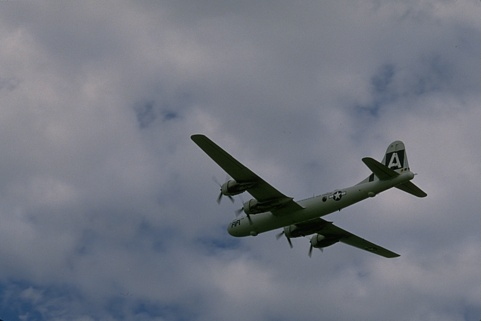
#> input picture Dimensionality Reduction, Feature Selection, and Image Segmentation/image1.jpg, 481 x 321 px
$ jupyter execute HW4_Q9.ipynb
#> lines starting #> are read from the running program, lines starting #| are printed output that depends on the picture; after the words box and inside, x2 and y2 are one past the last pixel; in counts of white or black regions, pixels touching at a corner belong together
[cell 1]
import numpy as np
import cv2
import matplotlib.pyplot as plt
from sklearn.cluster import KMeans
from sklearn.mixture import GaussianMixture

def segment_image_final(image_path, output_name, K_values=[2, 3, 4, 5]):
    # بارگذاری تصویر
#> called with image_path = 'image1.jpg', output_name = 'image1'
    img = cv2.imread(image_path)
#> img is the input picture: shape (321, 481, 3); mean B, G, R 129.2, 118.4, 113.8
    if img is None:
        print(f"Error: {image_path} not found.")
        return

    img = cv2.cvtColor(img, cv2.COLOR_BGR2RGB)
    h, w, _ = img.shape
#> h = 321; w = 481

    # ایجاد مختصات و نرمال‌سازی در بازه [0, 1] [cite: 141, 142]
    y_coords, x_coords = np.indices((h, w))
    # ویژگی‌ها: x_norm, y_norm, R_norm, G_norm, B_norm
    features = np.stack([
        x_coords.ravel() / (w - 1),
        y_coords.ravel() / (h - 1),
        img[:,:,0].ravel() / 255.0,
        img[:,:,1].ravel() / 255.0,
        img[:,:,2].ravel() / 255.0
    ], axis=-1)

    fig, axes = plt.subplots(len(K_values), 2, figsize=(12, 18))

    for i, K in enumerate(K_values):
        # 1. K-Means clustering [cite: 140]
        kmeans = KMeans(n_clusters=K, random_state=42, n_init=10).fit(features)
        labels_km = kmeans.labels_.reshape(h, w)

        # 2. GMM clustering using EM [cite: 148]
        gmm = GaussianMixture(n_components=K, random_state=42).fit(features)
        labels_gmm = gmm.predict(features).reshape(h, w)

        # نمایش با استفاده از نقشه رنگی برای کنتراست بالا [cite: 146, 147]
        axes[i, 0].imshow(labels_km, cmap='tab10')
        axes[i, 0].set_title(f'K-Means (K={K})')
        axes[i, 0].axis('off')

        axes[i, 1].imshow(labels_gmm, cmap='tab10')
        axes[i, 1].set_title(f'GMM (K={K})')
        axes[i, 1].axis('off')
#> this loop made 4 passes
#> pass 1, in segment_image_final, `labels_km = kmeans.labels_.reshape(h, w)`:
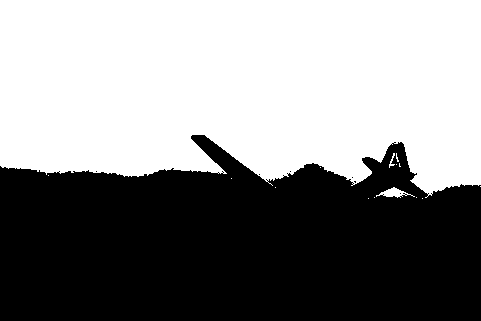
#> labels_km: shape (321, 481) int32; values 0 (black) and 1 (white), 53.5% white; 7 black regions (6 under 20 px), largest, box (x1, y1, x2, y2) and area: (0, 135, 481, 321) 71718
#> pass 2, in segment_image_final, `labels_km = kmeans.labels_.reshape(h, w)`:
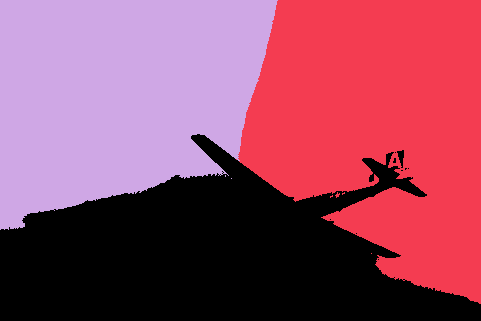
#> labels_km: shape (321, 481) int32; 3 distinct labels, from 0 to 2; one colour per label, 0 black
#> pass 2, in segment_image_final, `labels_gmm = gmm.predict(features).reshape(h, w)`:
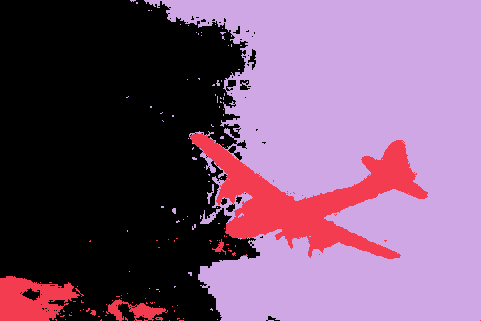
#> labels_gmm: shape (321, 481) int64; 3 distinct labels, from 0 to 2; one colour per label, 0 black

    plt.tight_layout()
    plt.savefig(f'{output_name}_results.png')
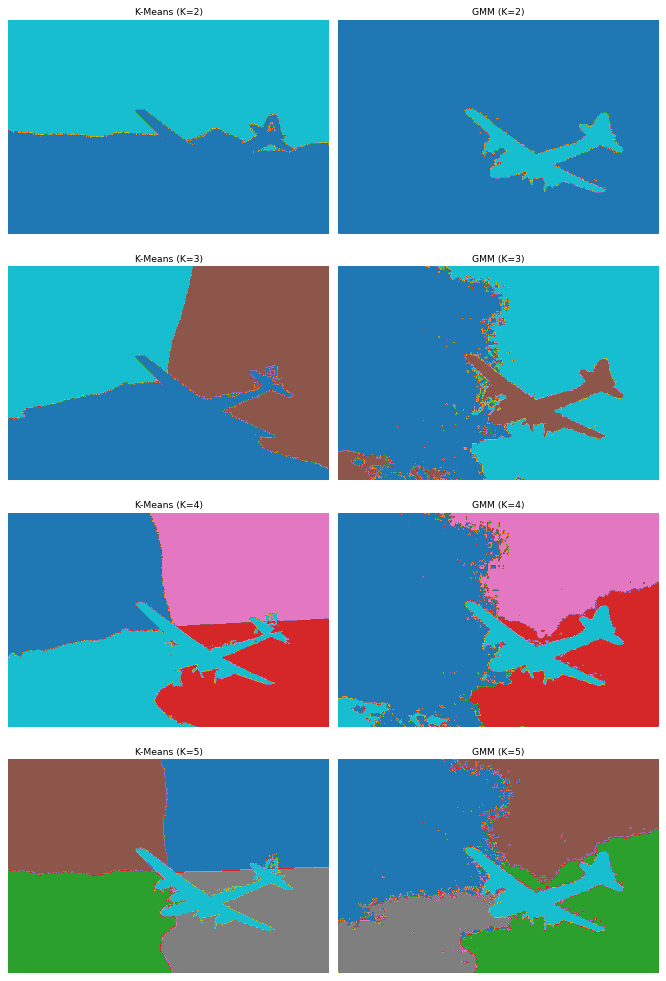
#> figure drawn by matplotlib, 8 panels
    plt.show()


segment_image_final('image1.jpg', 'image1')
segment_image_final('image2.jpg', 'image2')
#> call 2 of segment_image_final, with image_path = 'image2.jpg', output_name = 'image2'
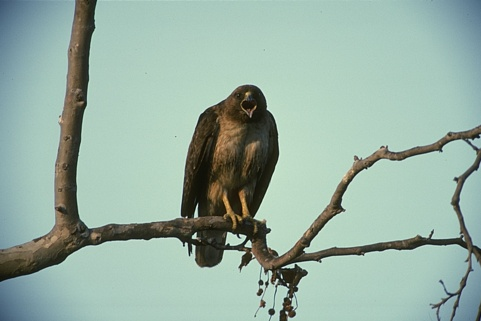
#> input picture Dimensionality Reduction, Feature Selection, and Image Segmentation/image2.jpg, 481 x 321 px
#> in segment_image_final, img is the input picture: shape (321, 481, 3); mean B, G, R 163.1, 175.2, 150.9
#> the loop in segment_image_final (call 2), `for i, K in enumerate(K_values):` made 4 passes
#> pass 1, in segment_image_final (call 2), `labels_km = kmeans.labels_.reshape(h, w)`:
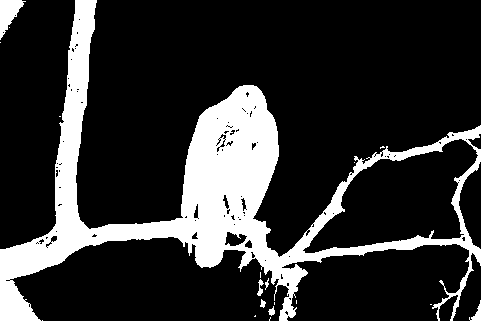
#> labels_km: shape (321, 481) int32; values 0 (black) and 1 (white), 19.3% white; 19 white regions (12 under 20 px), largest, box (x1, y1, x2, y2) and area: (0, 0, 481, 321) 28994, (0, 0, 26, 40) 519, (469, 300, 481, 321) 101
#> pass 1, in segment_image_final (call 2), `labels_gmm = gmm.predict(features).reshape(h, w)`:
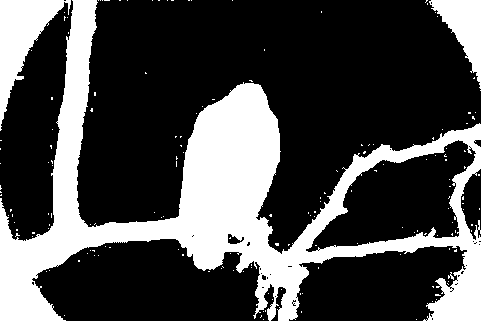
#> labels_gmm: shape (321, 481) int64; values 0 (black) and 1 (white), 28.8% white; 167 white regions (163 under 20 px), largest, box (x1, y1, x2, y2) and area: (0, 0, 481, 321) 38515, (0, 0, 71, 131) 3480, (429, 0, 481, 89) 2029, (448, 272, 454, 280) 21
#> pass 2, in segment_image_final (call 2), `labels_km = kmeans.labels_.reshape(h, w)`:
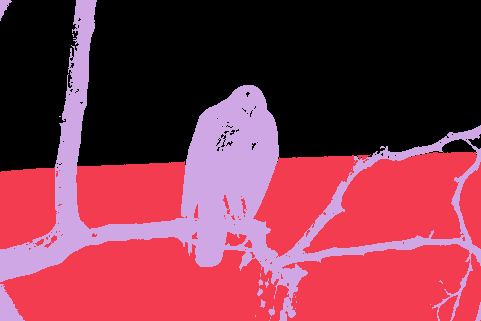
#> labels_km: shape (321, 481) int32; 3 distinct labels, from 0 to 2; one colour per label, 0 black
#> pass 2, in segment_image_final (call 2), `labels_gmm = gmm.predict(features).reshape(h, w)`:
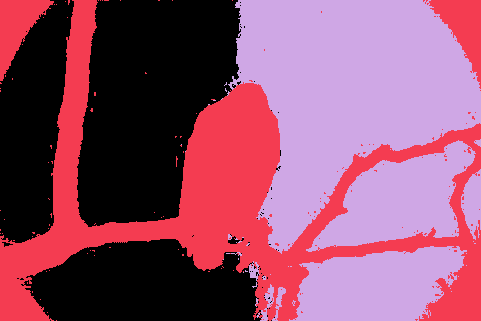
#> labels_gmm: shape (321, 481) int64; 3 distinct labels, from 0 to 2; one colour per label, 0 black
#> in segment_image_final (call 2), `plt.savefig(f'{output_name}_results.png')`:
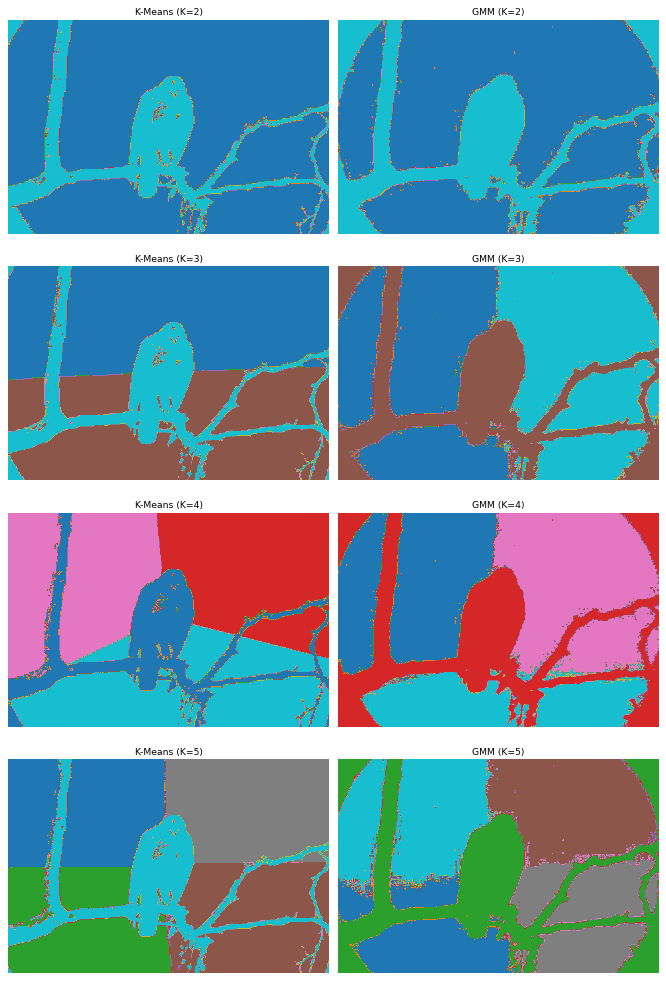
#> figure drawn by matplotlib, 8 panels
